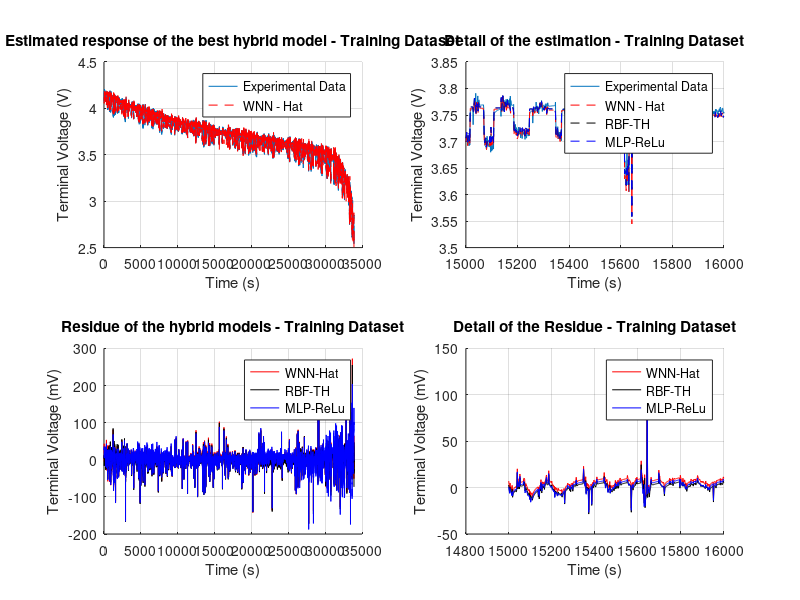
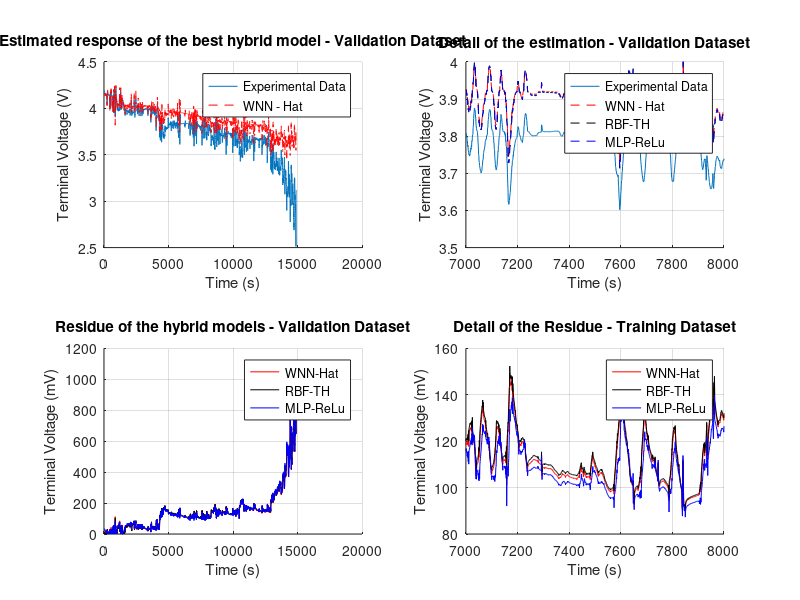
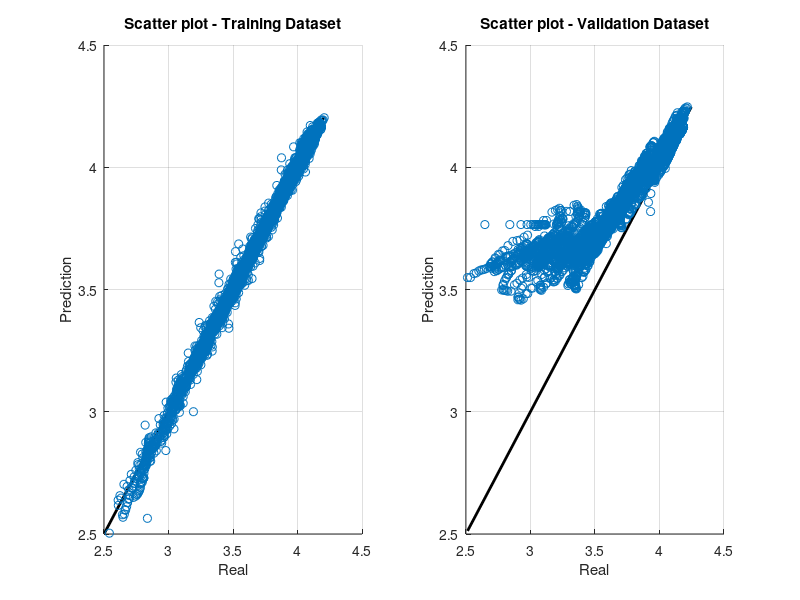

The MATLAB source for these figures, in order: (Note: this script raises an error after producing the figures.)
load('resfig.mat')
figure(1)
subplot(2,2,1)
hold on
title('Estimated response of the best hybrid model - Training Dataset')
xlabel('Time (s)')
ylabel('Terminal Voltage (V)')
grid
plot(t,v)
plot(t2,ywnnt,'--r')
legend('Experimental Data','WNN - Hat')
hold off
subplot(2,2,3)
hold on
title('Residue of the hybrid models - Training Dataset')
xlabel('Time (s)')
ylabel('Terminal Voltage (mV)')
grid
plot(t2,1000*(v2-ywnnt),'-r')
plot(t2,1000*(v2-yrbftht),'-k')
plot(t2,1000*(v2-yrelut),'-b')
legend('WNN-Hat','RBF-TH','MLP-ReLu','Location','best')
hold off
subplot(2,2,2)
hold on
title('Detail of the estimation - Training Dataset')
xlabel('Time (s)')
ylabel('Terminal Voltage (V)')
grid
plot(t(15000:16000), v(15000:16000))
plot(t2(15000/2:16000/2), ywnnt(15000/2:16000/2), '--r')
plot(t2(15000/2:16000/2), yrelut(15000/2:16000/2), '--k')
plot(t2(15000/2:16000/2), yrelut(15000/2:16000/2), '--b')
axis([1.5e4 1.6e4 3.5 3.85])
legend('Experimental Data','WNN - Hat','RBF-TH','MLP-ReLu','Location','best')
hold off
subplot(2,2,4)
hold on
title('Detail of the Residue - Training Dataset')
xlabel('Time (s)')
ylabel('Terminal Voltage (mV)')
grid
plot(t2(15000/2:16000/2),1000*(v2(15000/2:16000/2)-ywnnt(15000/2:16000/2)),'-r')
plot(t2(15000/2:16000/2),1000*(v2(15000/2:16000/2)-yrbftht(15000/2:16000/2)),'-k')
plot(t2(15000/2:16000/2),1000*(v2(15000/2:16000/2)-yrelut(15000/2:16000/2)),'-b')
legend('WNN-Hat','RBF-TH','MLP-ReLu','Location','best')
hold off
load('data_val.mat')
figure(2)
subplot(2,2,1)
hold on
title('Estimated response of the best hybrid model - Validation Dataset')
xlabel('Time (s)')
ylabel('Terminal Voltage (V)')
grid
plot(t,v)
plot(t,ywnnv,'--r')
legend('Experimental Data','WNN - Hat')
hold off
subplot(2,2,3)
hold on
title('Residue of the hybrid models - Validation Dataset')
xlabel('Time (s)')
ylabel('Terminal Voltage (mV)')
grid
plot(t,abs(1000*(v-ywnnv)),'-r')
plot(t,abs(1000*(v-yrbfthv)),'-k')
plot(t,abs(1000*(v-yreluv)),'-b')
legend('WNN-Hat','RBF-TH','MLP-ReLu','Location','best')
hold off
subplot(2,2,2)
hold on
title('Detail of the estimation - Validation Dataset')
xlabel('Time (s)')
ylabel('Terminal Voltage (V)')
grid
plot(t(7000:8000), v(7000:8000))
plot(t(7000:8000), ywnnv(7000:8000), '--r')
plot(t(7000:8000), yreluv(7000:8000), '--k')
plot(t(7000:8000), yreluv(7000:8000), '--b')
axis([7e3 8e3 3.5 4])
legend('Experimental Data','WNN - Hat','RBF-TH','MLP-ReLu','Location','best')
hold off
subplot(2,2,4)
hold on
title('Detail of the Residue - Training Dataset')
xlabel('Time (s)')
ylabel('Terminal Voltage (mV)')
grid
plot(t(7000:8000),1000*(abs(v(7000:8000)-ywnnv(7000:8000))),'-r')
plot(t(7000:8000),1000*(abs(v(7000:8000)-yrbfthv(7000:8000))),'-k')
plot(t(7000:8000),1000*(abs(v(7000:8000)-yreluv(7000:8000))),'-b')
legend('WNN-Hat','RBF-TH','MLP-ReLu','Location','best')
hold off
load('data_train.mat')
figure(3)
subplot(1,2,1)
title('Scatter plot - Training Dataset')
hold on
minY = min([min(v), min(ywnnt)]);
maxY = max([max(v), max(ywnnt)]);
plot([minY, maxY], [minY, maxY], 'k-', 'LineWidth', 2, 'DisplayName', 'Perfect model');
xlabel('Real');
ylabel('Prediction');
scatter(v(1:2:end), ywnnt, 'blue', 'DisplayName', 'Prediction');
grid
hold off
load('data_val.mat')
subplot(1,2,2)
title('Scatter plot - Validation Dataset')
hold on
minY = min([min(v), min(ywnnv)]);
maxY = max([max(v), max(ywnnv)]);
plot([minY, maxY], [minY, maxY], 'k-', 'LineWidth', 2, 'DisplayName', 'Perfect model');
xlabel('Real');
ylabel('Prediction');
scatter(v, ywnnv, 'blue', 'DisplayName', 'Prediction');
grid
hold off

load('data_train.mat')
plot_xcorrel(v(1:2:end)-ywnnt,i(1:2:end))
subplot(5,1,1)
title('Correlation test - Training Dataset')


load('data_val.mat')
plot_xcorrel(v-ywnnv,i)
subplot(5,1,1)
title('Correlation test - Validation Dataset')
